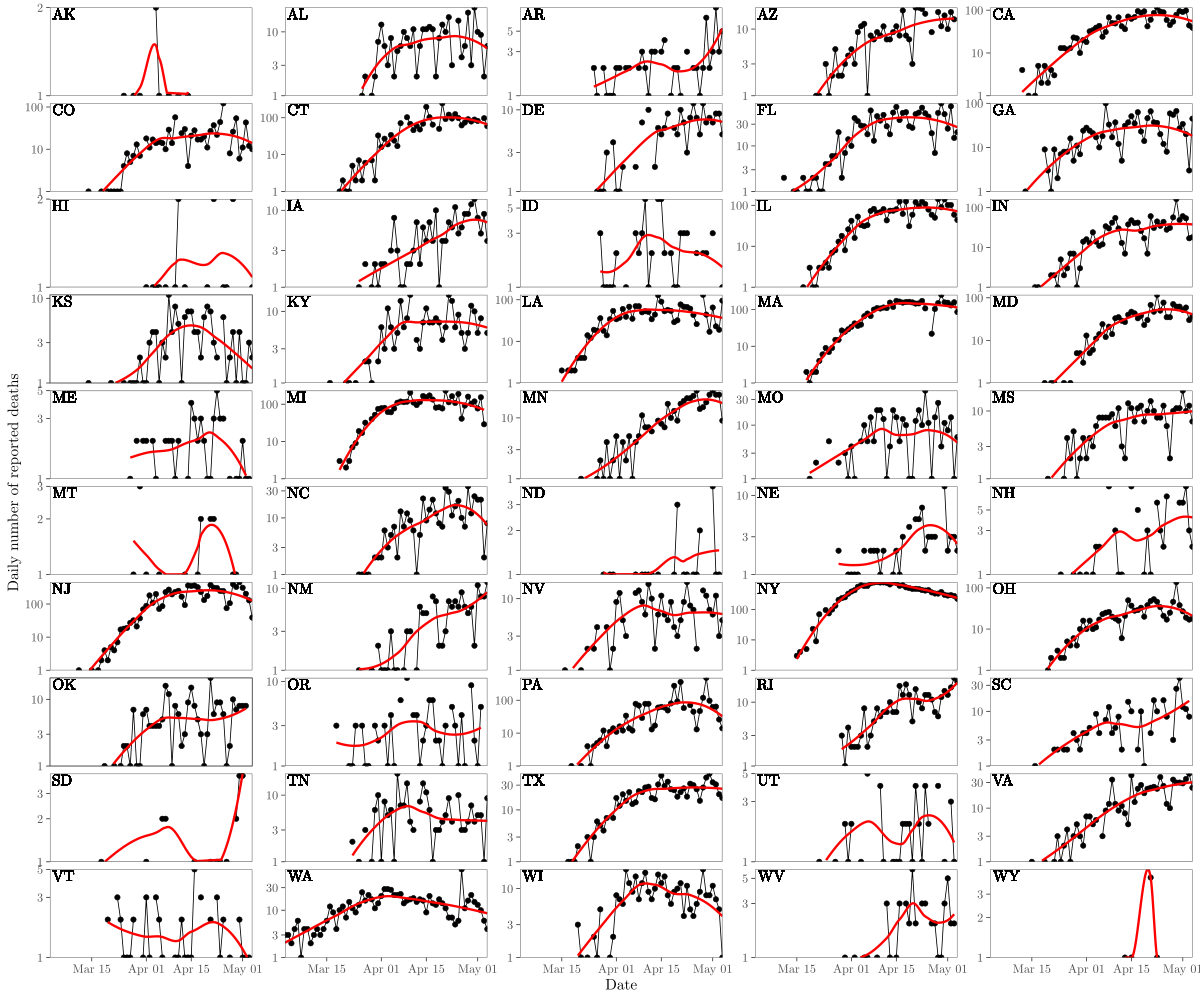

Here is the R script that generated this plot:
library(dplyr)
library(ggplot2); theme_set(theme_bw())

death <- read.csv("daily.csv") %>%
  mutate(
    date=sub("(.{4})(.*)", "\\1-\\2", date),
    date=sub("(.{7})(.*)", "\\1-\\2", date),
    date=as.Date(date),
    deathIncrease=ifelse(deathIncrease<=0, NA, deathIncrease)
  ) %>%
  filter(!(state %in% c("AS", "DC", "FM", "GU", "MH", "MP", "PW", "PR", "VI")))

g1 <- ggplot(death) +
  geom_text(x=-Inf, y=Inf, aes(label=state), hjust=-0.1, vjust=1.1) +
  geom_point(aes(date, deathIncrease)) +
  geom_line(aes(date, deathIncrease)) +
  geom_smooth(aes(date, deathIncrease), se=FALSE, col="red", lwd=1.5) +
  scale_x_date("Date", expand=c(0, 0), limits=c(as.Date("2020-03-02"), as.Date("2020-05-04"))) +
  scale_y_log10("Daily number of reported deaths", limits=c(1,NA), expand=c(0, 0)) +
  facet_wrap(~state, scale="free_y", nrow=10) +
  theme(
    panel.grid=element_blank(),
    strip.background = element_blank(),
    strip.placement = "none",
    strip.text = element_blank()
  )

tikz(file = "deaths.tex", width = 12, height = 10, standAlone = T)
plot(g1)
dev.off()
tools::texi2dvi('deaths.tex', pdf = T, clean = T)
